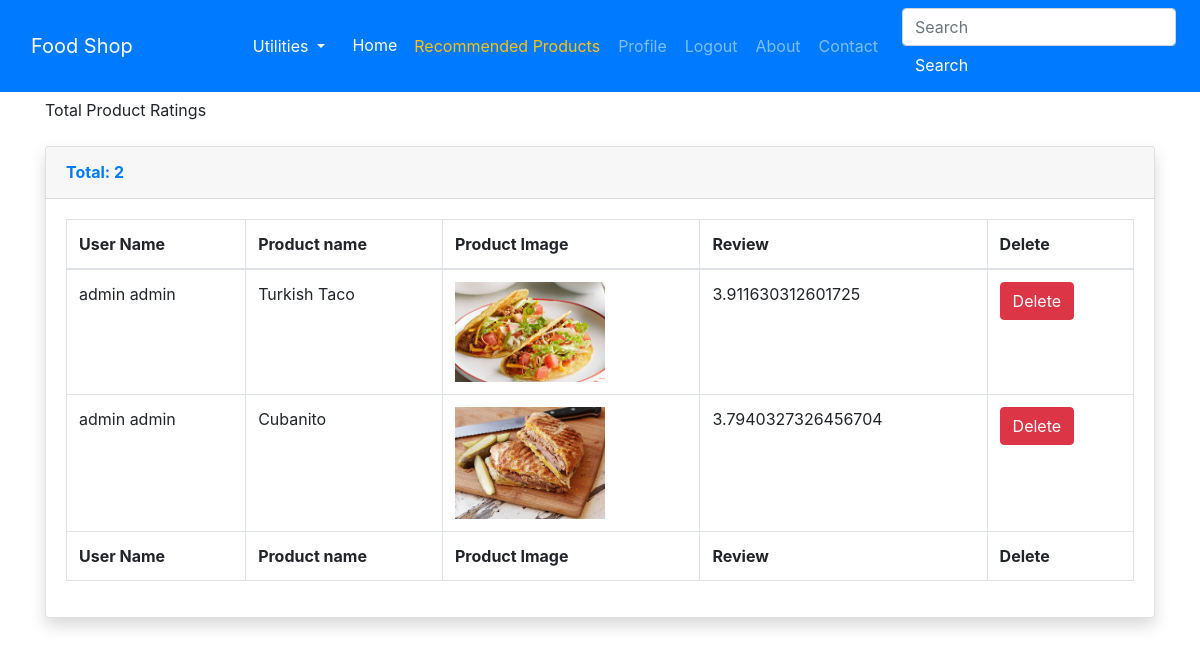
The page /user/profile (signed in) on the database its author committed.
### tables this page shows
CREATE TABLE USER (ID VARCHAR, NAME VARCHAR, EMAIL VARCHAR, PASSWORD VARCHAR, TYPE VARCHAR);

CREATE TABLE PRODUCT (ID VARCHAR, NAME VARCHAR, PRICE INTEGER, DESCRIPTION TEXT, IMAGE TEXT, TAGS TEXT, SCORE REAL);

CREATE TABLE "RATING" (
	`USER_ID`	VARCHAR,
	`PRODUCT_ID`	VARCHAR,
	`REVIEW`	REAL,
	`EMOTION`	VARCHAR
);

### models/users/views.py (the view)
@user_blueprint.route("/profile")
def profile():
    user_id = session.get("user_id")
    if user_id is None:
        return utils.redirect_previous_url()
    user = get_user_by_id(user_id)
    fields, elements = get_user_ratings_joined_with_products(user_id)
    return render_template("user/profile.html",
                            user=user,
                            fields=fields,
                            elements=elements,
                            os=os,
                            len=len,
                            str=str)

### common/database.py (called while the page is built)
    @classmethod
    def _get_user_by(cls, key, value):
        cursor = cls.DATABASE.execute(f"SELECT * FROM USER WHERE {key}=?", (value,))
        returned_data = cursor.fetchone()
        if returned_data is None:
            return None
        data = {}
        for i, field in enumerate(cls.USER_FIELDS):
            data[field.lower()] = returned_data[i]
        return data

    @classmethod
    def get_user_by_id(cls, id):
        return cls._get_user_by("ID", id)

    @classmethod
    def get_user_ratings_joined_by_products(cls, user_id):
        cursor = cls.DATABASE.execute("""SELECT RATING.PRODUCT_ID,
                                        USER.NAME, PRODUCT.NAME, PRODUCT.IMAGE, RATING.REVIEW
                                        FROM USER, PRODUCT, RATING
                                        WHERE RATING.USER_ID = USER.ID
                                        AND RATING.PRODUCT_ID = PRODUCT.ID
                                        AND USER.ID = ?""", (user_id,))
        returned_data = cursor.fetchall()
        return [ field[0] for field in cursor.description ], returned_data

### models/users/user.py (called while the page is built)
def get_user_by_id(id):
    return User(**database.get_user_by_id(id))

def get_user_ratings_joined_with_products(user_id):
    fields, data = database.get_user_ratings_joined_by_products(user_id)
    fields = ["PRODUCT_ID", "User Name", "Product name", "Product Image", "Review", "Delete"]
    return fields, data

### templates/user/profile.html (shortened to what this page needs)
{% extends "base.html" %}
{% block content %}
<div class="container">
    <h1 class="h3 mb-2 text-gray-800 text-capitalize">{{user.name}}</h1>
    <p class="mb-4">Total Product Ratings</p>
    <div class="card shadow mb-6">
        <div class="card-header py-3">
            <h6 class="m-0 font-weight-bold text-primary">Total: {{len(elements)}}</h6>
        </div>
        <div class="card-body">
            <div class="table-responsive">
                <table class="table table-bordered" width="100%" cellspacing="0">
                    <thead>
                        <tr>
                            {% for attribute in fields[1:] %}
                            <th>{{attribute}}</th>
                            {% endfor %}
                        </tr>
                    </thead>
                    <tfoot>
                        <tr>
                            {% for attribute in fields[1:] %}
                            <th>{{attribute}}</th>
                            {% endfor %}
                        </tr>
                    </tfoot>
                    <tbody>
                        {% for item in elements %}
                        <tr>
                            {% for att in item[1:] %}
                            {% if str(att).endswith('.png') or str(att).endswith('.jpeg') %}
                            <td><img class="img-fluid"
                                    src="{{url_for('static', filename='img/products/{}'.format(os.path.basename(att)))}}"><img>
                            </td>
                            {% else %}
                            <td>{{att}}</td>
                            {% endif %}
                            {% endfor %}
                            <td><a href="{{url_for('rating.delete', id=user.id + '*' + item[0])}}"
                                    class="btn btn-danger">Delete</a></td>
                        </tr>
                        {% endfor %}
                    </tbody>
                </table>
            </div>
        </div>
    </div>
</div>
{% endblock content %}

### templates/base.html (shortened to what this page needs)
<!doctype html>
<html>
<head>
    <link rel="stylesheet" href="{{url_for('static', filename='css/shop-homepage.css')}}">
    <link rel="stylesheet" href="{{url_for('static', filename='css/bootstrap.min.css')}}">
</head>
<body>
    <nav class="navbar navbar-expand-lg navbar-dark bg-primary fixed-top">
        <div class="container">
            <a class="navbar-brand" href="#">Food Shop</a>
            <a class="nav-item" href="{{url_for('user.admin')}}">Admin Page</a>
            <div class="dropdown">
                <button class="btn btn-primary dropdown-toggle" type="button" id="dropdownMenu2" data-toggle="dropdown"
                    aria-haspopup="true" aria-expanded="false">
                    Utilities
                </button>
            </div>
            <div class="collapse navbar-collapse" id="navbarResponsive">
                <ul class="navbar-nav ml-auto">
                    <li class="nav-item active">
                        <a class="nav-link" href="{{url_for('home')}}">Home
                        </a>
                    </li>
                    {% if session['email'] %}
                    <li class="nav-item">
                        <a class="nav-link btn text-warning" href="{{url_for('recommended')}}">Recommended Products</a>
                    </li>
                    <li class="nav-item">
                        <a class="nav-link btn" href="{{url_for('user.profile')}}">Profile</a>
                    </li>
                    {% endif %}
                    {% if not session['email'] %}
                    <li class="nav-item">
                        <a class="nav-link btn font-weight-bold" href="{{url_for('user.login')}}">Login</a>
                    </li>
                    <li class="nav-item">
                        <a class="nav-link btn" href="{{url_for('user.register')}}">Register</a>
                    </li>
                    {% else %}
                    <li class="nav-item">
                        <a class="nav-link btn" href="{{url_for('user.logout')}}">Logout</a>
                    </li>
                    {% endif %}
                    <li class="nav-item">
                        <a class="nav-link btn" href="#">About</a>
                    </li>
                    <li class="nav-item">
                        <a class="nav-link btn" href="#">Contact</a>
                    </li>
                </ul>
            </div>
        </div>
        <form class="form-inline" method="GET" action="{{url_for('search')}}">
            <input class="form-control mr-sm-2" type="search" name="q" id="q" placeholder="Search" aria-label="Search">
            <button class="btn btn-primary my-2 my-sm-0" type="submit">Search</button>
        </form>
    </nav>
    {% block content %}
    {% endblock content %}
</body>
</html>

### static/css/shop-homepage.css (style rules this page uses)
body { padding-top: 56px; }

### templates/user/profile.html (style rules this page uses)
.img-fluid { max-width: 150px; max-height: 150px; }

### rows shown on the page
RATING: REVIEW "3.911630312601725"
USER: NAME "admin admin"
PRODUCT: NAME "Turkish Taco", IMAGE (picture)
RATING: REVIEW "3.7940327326456704"
PRODUCT: NAME "Cubanito", IMAGE (picture)

### other values the page prints
{{ len(elements) }} "2"
{{ attribute }} "User Name" "Product name" "Product Image" "Review" "Delete"
